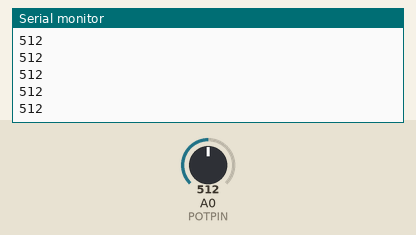
Simulated run of this sketch. Board: Arduino Uno, built with avr-gcc and run on an emulated ATmega328P. Shown: the last lines printed to the serial monitor. The test bench sets the inputs (shaded band); at power-on: A0 (POTPIN) = 512.

Above: at 1.2 s.
1.3 s: A0 (POTPIN) set to 716
At 1.31 s:
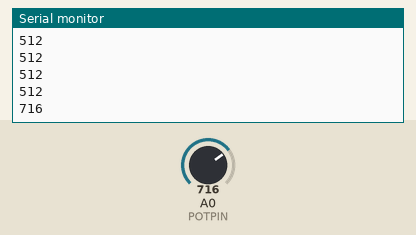
2.8 s: A0 (POTPIN) set to 900
At 2.81 s:
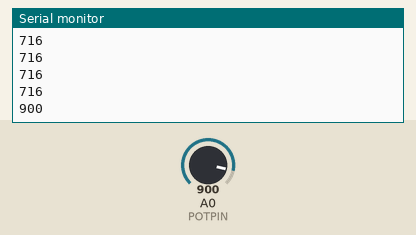
Timing chart, 0 to 5.8 s (numbered marks = the images above; inputs shaded):
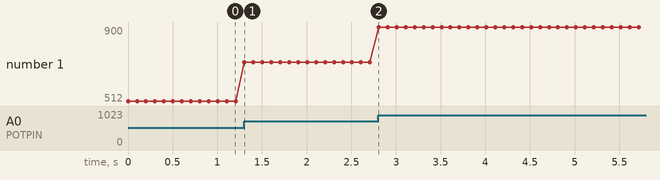

Measured:
- after the input at 1.3 s, the serial monitor: prints a new line at once (image 1)
- after the input at 2.8 s, the serial monitor: prints a new line at once (image 2)
- plotted number 1: 512 → 716 after the input at 1.3 s, 716 → 900 after the input at 2.8 s

The sketch:

TTB-AP-Lesson6.ino
```cpp
// Using an Arduino with Python LESSON 6: Analog Voltage Meter in vPython.
// https://www.youtube.com/watch?v=61VKJ64Bdks
// https://toptechboy.com/using-an-arduino-with-python-lesson-6-analog-voltage-meter-in-vpython/

// Compiler defines.
#define POTPIN A0

// Global variables.
int readDelay=100;
int potValue;

void setup() {
    // Initialise the potentiometer pin.
    pinMode(POTPIN,INPUT);
    // Start the serial port.
    Serial.begin(115200);
}

void loop() {
    // Read the potentiometer value.
    potValue=analogRead(POTPIN);
    // Send the raw potentiometer value to the serial port.
    Serial.println(potValue);
    // Wait for a bit...
    delay(readDelay);
}

// EOF
```
